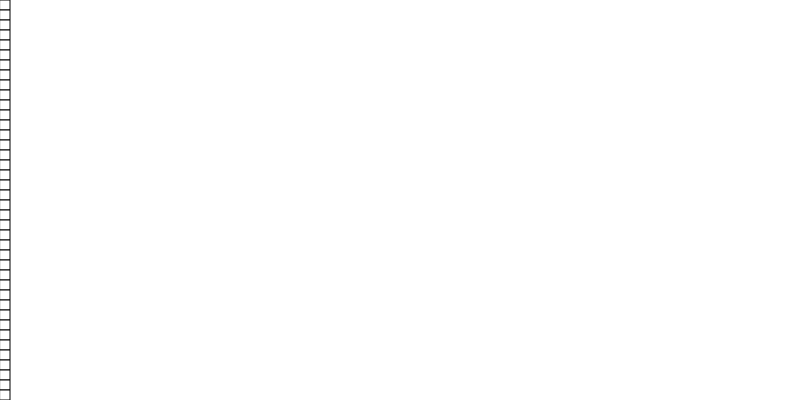
Frame 1 (no input)
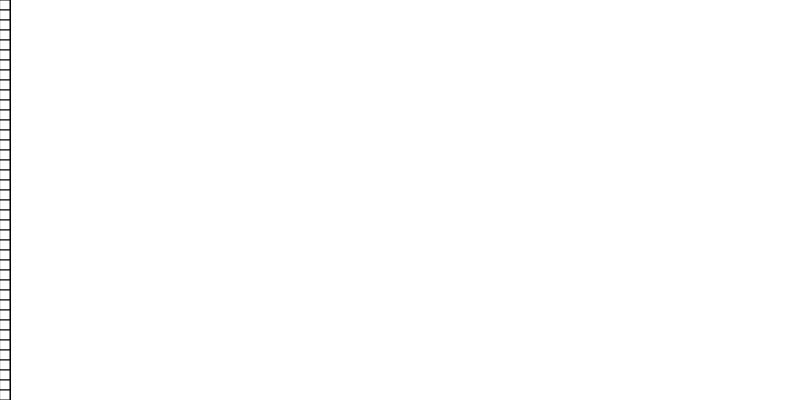
Frame 60 (no input)
Frame 120 (the mouse pressed at the canvas centre since frame 60): identical to frame 60, image omitted

The p5.js sketch that drew these frames (run headless with seeded random() and noise() and a simulated clock; from frame 60 on, the mouse is pressed at the canvas centre):

// p5.js sketch
// ── sketch.js
//define variables for how many rectangles there will be on the X and Y coordinates
var stepX;
var stepY;

function setup() {
    createCanvas(800, 400);
    // noStroke();
    colorMode(HSB, width, height, 100);
}

function draw() {
    //hard code the steps to 10 and 10 for now
    stepX = 10;
    stepY = 10;

    //using a for loop draw a line of rectangles on the Y axis, the amount is defined by stepY
    for(var gridY = 0; gridY < height; gridY += stepY) {
        fill(255);
        //set the rectangles position to gridY and its width and height to the step count
        rect(0, gridY, stepX, stepY);
    }
}
